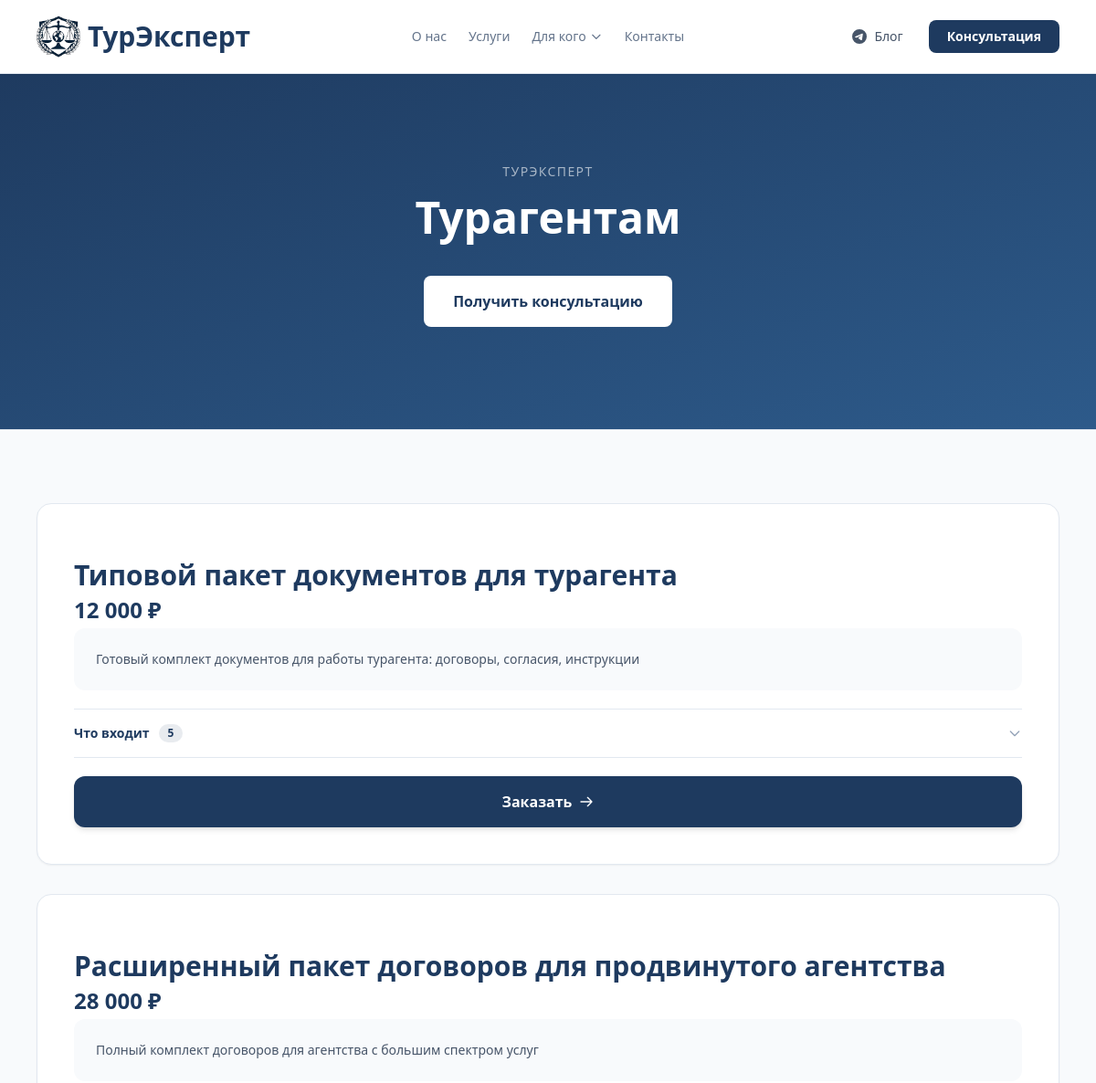
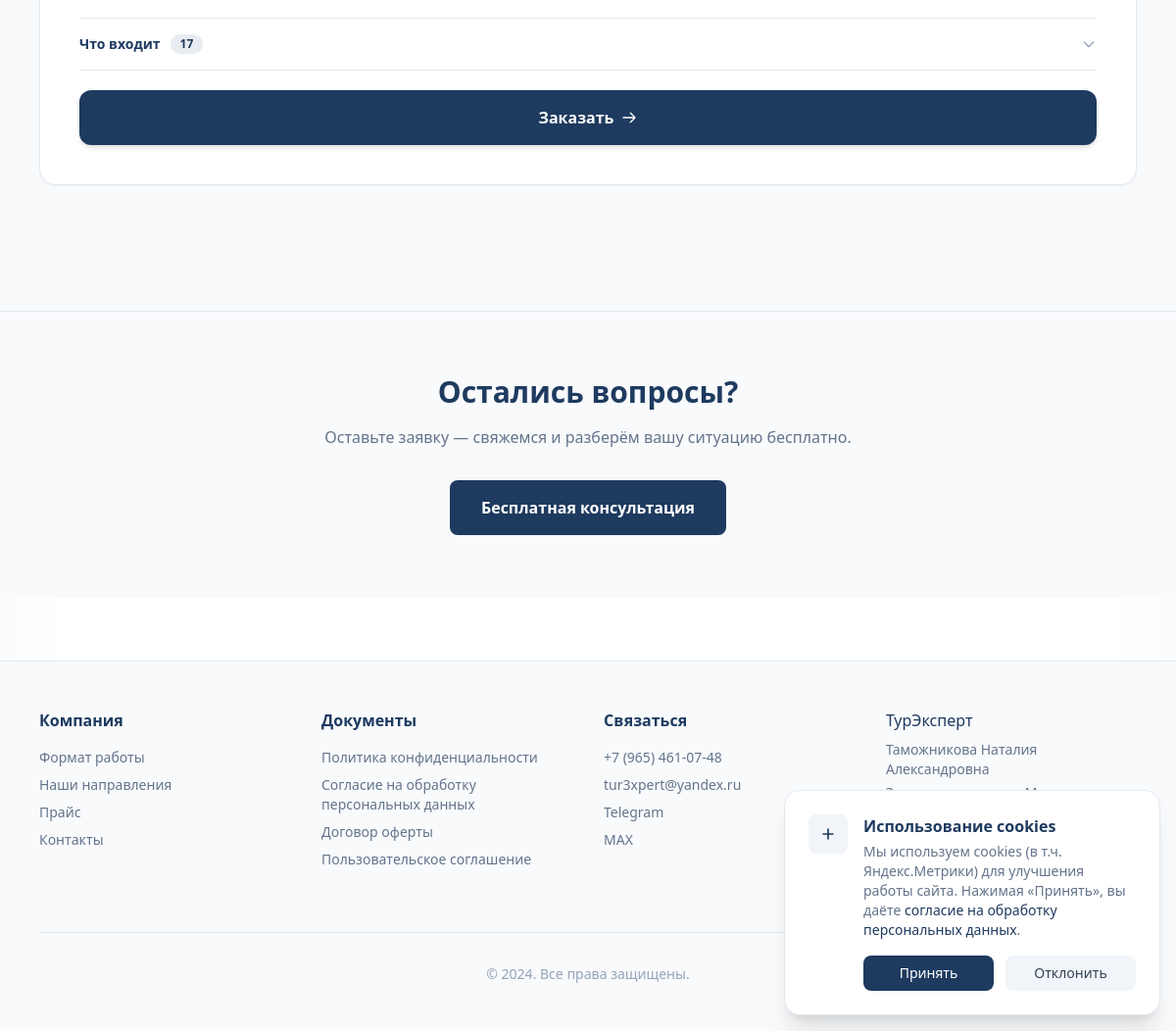
The page /dlya/turagentam/ on the database its author committed (2 pictures, top to bottom).
### core/models.py (models this page shows, shortened)
class AudiencePage(models.Model):
    slug = models.SlugField("URL (slug)", unique=True, allow_unicode=True)
    title = models.CharField("Заголовок", max_length=200)
    subtitle = models.CharField("Подзаголовок", max_length=400, blank=True)
    content = models.TextField("Основной текст", blank=True)
    meta_description = models.CharField("Meta description (SEO)", max_length=300, blank=True)
    is_published = models.BooleanField("Опубликована", default=False)
    order = models.PositiveIntegerField("Порядок в меню", default=0)
    class Meta:
        verbose_name = "Страница аудитории"
        verbose_name_plural = "Страницы аудиторий"
        ordering = ['order']

class PriceCard(models.Model):
    CARD_TYPES = (
        ('wide', 'Широкая'),
        ('thin', 'Тонкая'),
    )
    title = models.CharField(max_length=200, verbose_name="Название услуги")
    price_display = models.CharField(max_length=100, verbose_name="Цена (текст)")
    description = models.TextField(blank=True, verbose_name="Описание")
    button_text = models.CharField(max_length=50, default="Заказать", verbose_name="Текст кнопки")
    is_highlighted = models.BooleanField(default=False, verbose_name="Выделенная карточка")
    icon_svg = models.TextField(blank=True, null=True, verbose_name="SVG иконка (код)")
    card_type = models.CharField(max_length=10, choices=CARD_TYPES, default='thin', verbose_name="Тип карточки")
    detail_page = models.ForeignKey(
        InfoPage, on_delete=models.SET_NULL, blank=True, null=True,
        verbose_name="Страница подробнее"
    )
    audience = models.ForeignKey(
        AudiencePage, on_delete=models.SET_NULL, blank=True, null=True,
        verbose_name="Страница аудитории"
    )
    order = models.PositiveIntegerField(default=0, verbose_name="Порядок")
    class Meta:
        verbose_name = "Ценовая карточка"
        verbose_name_plural = "Ценовые карточки"
        ordering = ['order']

### core/views.py (the view)
# urls.py: path('dlya/<slug:slug>/', views.audience_page, name='audience_page'),
def audience_page(request, slug):
    page = get_object_or_404(AudiencePage, slug=slug, is_published=True)
    context = {
        'page': page,
        'wide_cards': PriceCard.objects.filter(card_type='wide', audience=page),
        'thin_cards': PriceCard.objects.filter(card_type='thin', audience=page),
        'info_cards': InfoCard.objects.filter(audience=page),
    }
    return render(request, 'core/audience.html', context)

### core/templates/core/audience.html (shortened to what this page needs)
{% extends 'base.html' %}
{% load static %}
{% block content %}
<section class="relative bg-gradient-to-br from-[#1e3a5f] to-[#2d5a8a] py-20 md:py-28">
    <div class="max-w-4xl mx-auto px-4 text-center">
        <p class="text-white/60 text-sm uppercase tracking-widest mb-4">ТурЭксперт</p>
        <h1 class="text-4xl md:text-5xl font-bold text-white mb-6">{{ page.title }}</h1>
        <div class="mt-10">
            <a href="#" onclick="openModal(); return false;" class="inline-flex items-center justify-center px-8 py-4 bg-white text-[#1e3a5f] hover:bg-white/90 font-semibold rounded-lg transition-colors">
                Получить консультацию
            </a>
        </div>
    </div>
</section>
{% if wide_cards or thin_cards or info_cards %}
<section class="py-20 bg-slate-50 border-t border-slate-200">
    <div class="max-w-6xl mx-auto px-4">
        {% if wide_cards %}
        <div class="grid grid-cols-1 gap-8 mb-12">
            {% for card in wide_cards %}
            {% with items=card.accordion_items.all %}
            <div class="rounded-2xl p-8 md:p-10 shadow-sm hover:shadow-lg transition-all duration-300 flex flex-col {% if card.is_highlighted %}text-white{% else %}text-slate-900 border border-slate-200 bg-white{% endif %}"
                 {% if card.is_highlighted %}style="background:linear-gradient(160deg,#2d5a8a 0%,#1e3a5f 55%,#152c4a 100%);box-shadow:0 26px 60px -26px rgba(30,58,95,.65),inset 0 1px 0 rgba(255,255,255,.07)"{% endif %}>
                <h3 class="text-2xl md:text-3xl font-bold {% if card.is_highlighted %}text-white{% else %}text-[#1e3a5f]{% endif %} mb-1 leading-tight">{{ card.title }}</h3>
                <p class="text-2xl font-bold {% if card.is_highlighted %}text-white{% else %}text-[#1e3a5f]{% endif %} mb-1">{{ card.price_display }}</p>
                {% if card.description %}
                <div class="{% if card.is_highlighted %}bg-white/10{% else %}bg-slate-50{% endif %} rounded-xl p-6 mb-5 text-sm {% if card.is_highlighted %}text-white/80{% else %}text-slate-600{% endif %}">
                    {{ card.description|linebreaks }}
                </div>
                {% else %}
                <div class="mb-5"></div>
                {% endif %}
                {% if card.detail_page %}
                <div class="mt-auto pt-5">
                    <a href="{% url 'info_page' slug=card.detail_page.slug %}" class="w-full inline-flex items-center justify-center gap-2 px-8 py-4 {% if card.is_highlighted %}bg-white text-[#1e3a5f] hover:bg-white/90{% else %}bg-[#1e3a5f] text-white hover:bg-[#2d5a8a]{% endif %} font-bold rounded-xl transition-all duration-200 hover:-translate-y-0.5 shadow-md hover:shadow-lg">
                        Подробнее
                        <svg class="w-4 h-4" fill="none" stroke="currentColor" viewBox="0 0 24 24">
                            <path stroke-linecap="round" stroke-linejoin="round" stroke-width="2" d="M14 5l7 7m0 0l-7 7m7-7H3"/>
                        </svg>
                    </a>
                </div>
                {% else %}
                <hr class="{% if card.is_highlighted %}border-white/15{% else %}border-slate-200{% endif %} mb-0">
                {% if items %}
                <div class="pkg-acc">
                    <button type="button" class="pkg-acc-btn w-full flex items-center justify-between py-4 text-left">
                        <span class="flex items-center gap-2.5 text-sm font-bold {% if card.is_highlighted %}text-white{% else %}text-[#1e3a5f]{% endif %}">
                            Что входит
                            <span class="text-xs font-bold px-2.5 py-0.5 rounded-full {% if card.is_highlighted %}bg-white/15 text-white/90{% else %}bg-[#1e3a5f]/10 text-[#1e3a5f]{% endif %}">{{ items|length }}</span>
                        </span>
                        <svg class="pkg-acc-chev w-4 h-4 flex-shrink-0 {% if card.is_highlighted %}text-white/50{% else %}text-slate-400{% endif %}" fill="none" stroke="currentColor" viewBox="0 0 24 24">
                            <path stroke-linecap="round" stroke-linejoin="round" stroke-width="2" d="M19 9l-7 7-7-7"/>
                        </svg>
                    </button>
                </div>
                <hr class="{% if card.is_highlighted %}border-white/15{% else %}border-slate-200{% endif %} mb-5">
                {% else %}
                <div class="mb-5"></div>
                {% endif %}
                <div class="mt-auto">
                    <a href="#" onclick="openModal(); return false;" class="w-full inline-flex items-center justify-center gap-2 px-8 py-4 {% if card.is_highlighted %}bg-white text-[#1e3a5f] hover:bg-white/90{% else %}bg-[#1e3a5f] text-white hover:bg-[#2d5a8a]{% endif %} font-bold rounded-xl transition-all duration-200 hover:-translate-y-0.5 shadow-md hover:shadow-lg">
                        {{ card.button_text }}
                        <svg class="w-4 h-4" fill="none" stroke="currentColor" viewBox="0 0 24 24">
                            <path stroke-linecap="round" stroke-linejoin="round" stroke-width="2" d="M14 5l7 7m0 0l-7 7m7-7H3"/>
                        </svg>
                    </a>
                </div>
                {% endif %}
            </div>
            {% endwith %}
            {% endfor %}
        </div>
        {% endif %}
    </div>
</section>
{% endif %}
<section class="py-16 bg-slate-50 border-t border-slate-200">
    <div class="max-w-2xl mx-auto px-4 text-center">
        <h2 class="text-2xl md:text-3xl font-bold text-[#1e3a5f] mb-4">Остались вопросы?</h2>
        <p class="text-slate-500 mb-8">Оставьте заявку — свяжемся и разберём вашу ситуацию бесплатно.</p>
        <a href="#" onclick="openModal(); return false;" class="inline-flex items-center justify-center px-8 py-4 bg-[#1e3a5f] hover:bg-[#2d5a8a] text-white font-semibold rounded-lg transition-colors">
            Бесплатная консультация
        </a>
    </div>
</section>
{% endblock %}

### theme/templates/base.html (style rules this page uses)
html { scroll-behavior: smooth; scroll-padding-top: 80px; }
* { -webkit-font-smoothing: antialiased; -moz-osx-font-smoothing: grayscale; }
body { box-shadow: inset 0 0 100px rgba(0,0,0,0.03); }
.rounded-xl { border-radius: 13px; }
.rounded-2xl { border-radius: 17px; }
.rounded-lg { border-radius: 7px; }

### core/templates/core/audience.html (style rules this page uses)
.pkg-acc-chev { transition:transform .3s cubic-bezier(.4,0,.2,1); }

### rows shown on the page
AudiencePage: title "Турагентам"
PriceCard: title "Типовой пакет документов для турагента", price_display "12 000 ₽", description "Готовый комплект документов для работы турагента: договоры, согласия, инструкции", is_highlighted False (drawn), accordion_items.all|length "5", button_text "Заказать"
PriceCard: title "Расширенный пакет договоров для продвинутого агентства", price_display "28 000 ₽", description "Полный комплект договоров для агентства с большим спектром услуг", is_highlighted False (drawn), accordion_items.all|length "17", button_text "Заказать"
